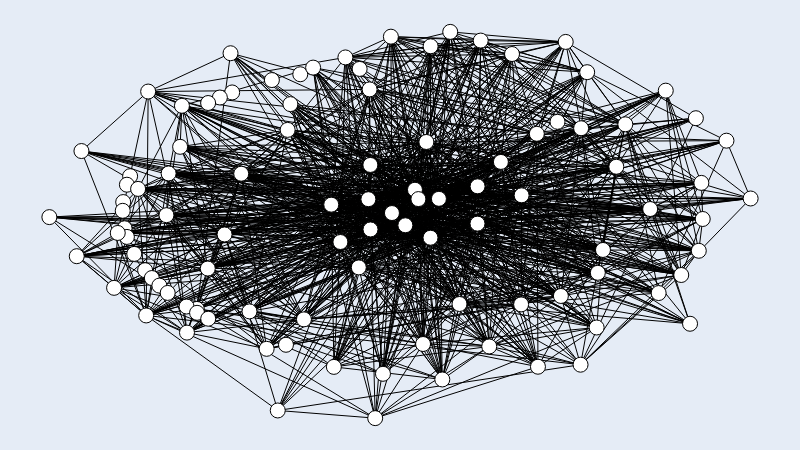

This figure's notebook cell:
### Code cell
# Rede one-mode (linguagens a partir dos devs)

onemode_devs_g = fm.load('data/devs_langs_onemode.gml')

# Visualization
onemode_devs_g.set_all_nodes('size', (15))
onemode_devs_g.set_all_nodes('labpos', 'hover')

for n in onemode_devs_g.nodes:
    onemode_devs_g.nodes[n]['label'] = n

# onemode_devs_g.move('bipartite', [n for n in onemode_devs_g.nodes if onemode_devs_g.nodes[n]['size'] != 20])
onemode_devs_g.move('kamada_kawai')

onemode_devs_g.draw()

### Figure 1 — Plotly figure (JSON) as saved in the notebook; plotly's stock layout.template omitted (floating-point values rounded to 4 significant figures; data arrays with more than 128 entries replaced by an {"elided": "..."} marker saying what was removed)
{"data": [{"hoverinfo": "none", "line": {"color": "rgb(0, 0, 0)", "dash": "solid", "width": 1}, "mode": "lines", "type": "scatter", "x": {"elided": "3819 float values"}, "y": {"elided": "3819 float values"}}, {"hoverinfo": "text", "marker": {"color": "rgb(255, 255, 255)", "line": {"color": "rgb(0, 0, 0)", "width": 1}, "size": 15, "symbol": "circle"}, "mode": "markers", "text": ["Jupyter Notebook", "Python", "JavaScript", "C++", "Shell", "MATLAB", "HTML", "Java", "CSS", "Dockerfile", "TypeScript", "Inno Setup", "Batchfile", "PowerShell", "Groovy", "Makefile", "Ruby", "Objective-C", "Objective-C++", "Clojure", "Perl 6", "PHP", "Visual Basic", "Perl", "C", "Go", "F#", "CoffeeScript", "Rust", "C#", "R", "Roff", "ShaderLab", "Swift", "Lua", "HLSL", "Hack", "LLVM", "Assembly", "CMake", "Cuda", "OCaml", "Awk", "M4", "TeX", "Emacs Lisp", "Smalltalk", "Pawn", "Cool", "Vim script", "Fortran", "Mathematica", "M", "SuperCollider", "Common Lisp", "AppleScript", "Mercury", "Pascal", "Forth", "RenderScript", "DTrace", "Logos", "Smarty", "V", "Vue", "PLpgSQL", "TSQL", "ASP", "XSLT", "Kotlin", "Prolog", "FreeMarker", "XML", "ANTLR", "Thrift", "Lex", "Scala", "D", "Haskell", "IDL", "Yacc", "Tcl", "DIGITAL Command Language", "SQLPL", "GLSL", "Protocol Buffer", "HCL", "PostScript", "Dart", "1C Enterprise", "OpenEdge ABL", "sed", "Elm", "Nim", "Ragel", "AutoHotkey", "NSIS", "ActionScript", "ApacheConf", "PLSQL", "Puppet", "Terra"], "textfont": {"color": "rgb(0, 0, 0)"}, "textposition": "middle center", "type": "scatter", "x": [0.1409, 0.5435, 0.5555, 0.4549, 0.5077, 0.2498, 0.5213, 0.4413, 0.5262, 0.415, 0.8213, 0.7246, 0.4579, 0.6734, 0.4577, 0.4885, 0.6951, 0.6106, 0.7583, 0.9317, 0.04573, 0.7363, 0.879, 0.6105, 0.402, 0.5376, 0.4424, 0.8567, 0.3398, 0.5848, 0.3578, 0.6439, 0.3173, 0.363, 0.4221, 0.2607, 0.2431, 0.2264, 0.2854, 0.7895, 0, 0.189, 0.4646, 0.3437, 0.2103, 0.2583, 0.1864, 0.1152, 0.1105, 0.7575, 0.1053, 0.1046, 0.3257, 0.1073, 0.1106, 0.3761, 0.121, 0.7669, 0.1365, 0.1461, 0.1569, 0.1687, 0.5716, 0.1956, 0.2106, 0.2265, 0.4757, 0.9297, 0.8085, 0.3098, 0.1381, 0.3374, 0.03904, 0.09229, 0.09751, 0.1962, 0.2736, 0.1265, 0.1701, 0.1669, 0.2259, 0.4057, 0.6272, 0.5603, 0.5329, 0.9136, 0.8688, 0.4567, 0.7294, 0.9011, 0.9261, 0.6727, 0.7821, 0.6967, 0.7804, 0.6597, 0.6151, 0.5437, 0.487, 1, 0.9655, 0.9219], "y": [0.8455, 0.467, 0.5678, 0.5668, 0.4993, 0.4755, 0.5912, 0.3902, 0.5671, 0.456, 0.7607, 0.7671, 0.4885, 0.5768, 0.6555, 0.531, 0.7361, 0.6001, 0.7505, 0.5156, 0.6915, 0.974, 0.8478, 0.5035, 0.5526, 0.7149, 0.9041, 0.5413, 0.7462, 0.2955, 0.8903, 0.6633, 0.8752, 0.2557, 0.9339, 0.8432, 0.8301, 0.8159, 0.2763, 0.4354, 0.5204, 0.8086, 0, 0.813, 0.2827, 0.9447, 0.7024, 0.6264, 0.6043, 0.1384, 0.5594, 0.5367, 0.01981, 0.4915, 0.4691, 0.9075, 0.4252, 0.8956, 0.383, 0.3627, 0.3431, 0.3242, 1, 0.2889, 0.2726, 0.2574, 0.1147, 0.609, 0.6508, 0.1794, 0.2658, 0.1899, 0.4192, 0.3373, 0.4794, 0.2214, 0.6327, 0.5935, 0.6335, 0.5254, 0.3872, 0.1327, 0.1856, 0.1001, 0.1919, 0.2443, 0.3238, 0.8511, 0.3163, 0.3706, 0.4333, 0.2944, 0.3762, 0.1331, 0.2347, 0.9426, 0.9774, 0.9627, 0.9876, 0.5686, 0.7183, 0.7765]}, {"hoverinfo": "none", "mode": "text", "text": {"elided": "1273 null values"}, "textfont": {"color": "rgb(0, 0, 0)"}, "textposition": "middle center", "type": "scatter", "x": {"elided": "1273 float values"}, "y": {"elided": "1273 float values"}}, {"hoverinfo": "none", "marker": {"color": "rgba(255, 255, 255, 0.0)", "line": {"color": "rgba(255, 255, 255, 0.0)", "width": 0}, "size": 0, "symbol": "circle"}, "mode": "markers", "type": "scatter", "x": [0.5, 0, 1, 0.5], "y": [0, 0.5, 0.5, 1]}], "layout": {"height": 450, "margin": {"b": 0, "l": 0, "r": 0, "t": 0}, "showlegend": false, "width": 800, "xaxis": {"showgrid": false, "showticklabels": false, "zeroline": false}, "yaxis": {"showgrid": false, "showticklabels": false, "zeroline": false}}}
